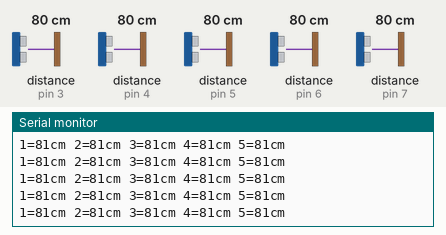
Simulated run of this sketch. Board: Arduino Mega 2560, built with avr-gcc and run on an emulated ATmega2560. On the bench: the last lines printed to the serial monitor. The inputs (shaded band) are chosen by the test bench; at power-on: distance to the obstacle (sensors on pin 3, pin 4, pin 5, pin 6, pin 7) 80 cm. The echo pulse lasts 58.3 µs per cm.

Above: at 1.2 s.
1.3 s: distance to the obstacle (sensor on pin 3) set to 2 cm
At 1.6 s:
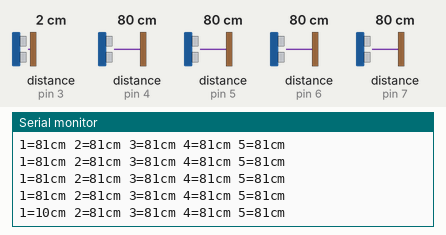
2.8 s: distance to the obstacle (sensor on pin 4) set to 2 cm
At 2.84 s:
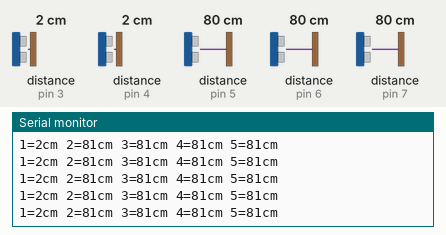
4.3 s: distance to the obstacle (sensor on pin 5) set to 2 cm
At 4.39 s:
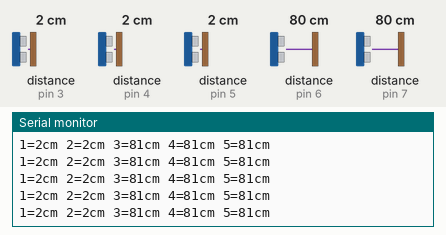
5.8 s: distance to the obstacle (sensor on pin 6) set to 2 cm
At 5.94 s:
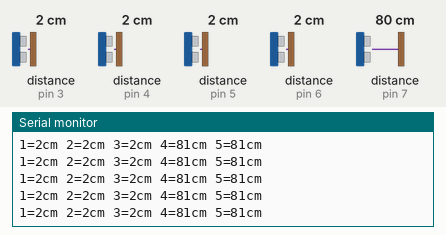
7.3 s: distance to the obstacle (sensor on pin 7) set to 2 cm
At 7.34 s:
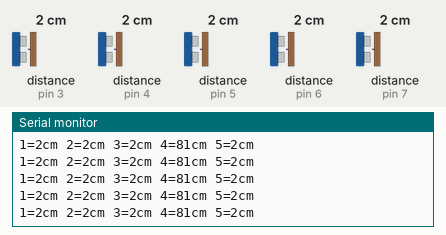
8.8 s: distance to the obstacle (sensor on pin 3) set to 4 cm
At 8.89 s:
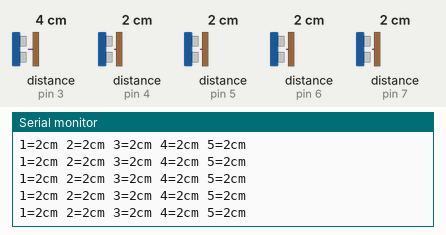
Timing chart, 0 to 11.3 s (numbered marks = the images above; inputs shaded):
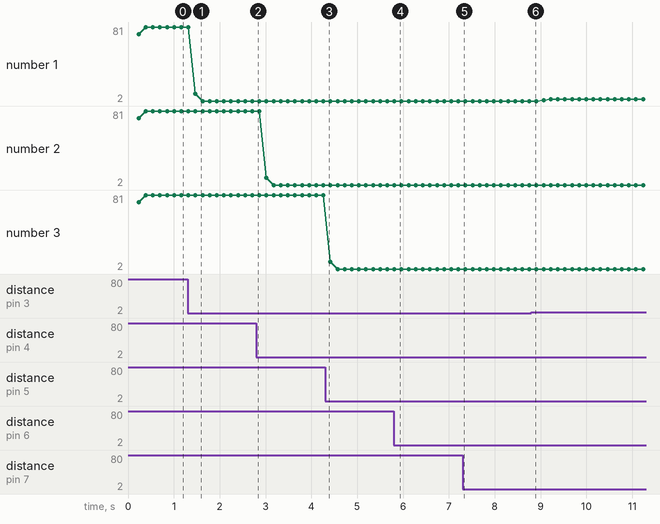

Measured:
- after the input at 1.3 s, the serial monitor: prints a new line after 0.17 s (image 1)

The sketch:

RangeSensorsMatrix.ino
```cpp
// ---------------------------------------------------------------------------
// This example code was used to successfully communicate with 15 ultrasonic sensors. You can adjust
// the number of sensors in your project by changing SONAR_NUM and the number of NewPing objects in the
// "sonar" array. You also need to change the pins for each sensor for the NewPing objects. Each sensor
// is pinged at 33ms intervals. So, one cycle of all sensors takes 495ms (33 * 15 = 495ms). The results
// are sent to the "oneSensorCycle" function which currently just displays the distance data. Your project
// would normally process the sensor results in this function (for example, decide if a robot needs to
// turn and call the turn function). Keep in mind this example is event-driven. Your complete sketch needs
// to be written so there's no "delay" commands and the loop() cycles at faster than a 33ms rate. If other
// processes take longer than 33ms, you'll need to increase PING_INTERVAL so it doesn't get behind.
//
// Arduino Pro Mini ATmega328P 5V 16MHz
//
// MATRIX:
//           1           5            3
//                 4             2
//3,4 monitoring right hand side front distans
//2,1 monitoring left hand side front distans
// 5 checking on stright ahead
// see pictures attached
// ---------------------------------------------------------------------------
#include <NewPing.h>
#include "Filter.h"

#define SONAR_NUM     5 // Number of sensors.
#define MAX_DISTANCE 100 // Maximum distance (in cm) to ping.
#define PING_INTERVAL 31 // Milliseconds between sensor pings (29ms is about the min to avoid cross-sensor echo).

unsigned long pingTimer[SONAR_NUM]; // Holds the times when the next ping should happen for each sensor.
unsigned int cm[SONAR_NUM];         // Where the ping distances are stored.
uint8_t currentSensor = 0;          // Keeps track of which sensor is active.

NewPing sonar[SONAR_NUM] = {     // Sensor object array.
  NewPing(A2, 3, MAX_DISTANCE), //( 4 ) Each sensor's trigger pin, echo pin, and max distance to ping.
  NewPing(A1, 4, MAX_DISTANCE), //( 2 )
  NewPing(A0, 5, MAX_DISTANCE), //( 5 )
  NewPing(12, 7, MAX_DISTANCE), //( 3 )
  NewPing(13, 6, MAX_DISTANCE)  //( 1 )

//  NewPing(11, 8, MAX_DISTANCE),
//  NewPing(10, 9, MAX_DISTANCE)
};

unsigned int filterWeight = 90;
ExponentialFilter<float> FilteredTemperature1(filterWeight, 0);
ExponentialFilter<float> FilteredTemperature2(filterWeight, 0);
ExponentialFilter<float> FilteredTemperature3(filterWeight, 0);
ExponentialFilter<float> FilteredTemperature4(filterWeight, 0);
ExponentialFilter<float> FilteredTemperature5(filterWeight, 0);

ExponentialFilter<float> filters[SONAR_NUM] = {
  FilteredTemperature1,
  FilteredTemperature2,
  FilteredTemperature3,
  FilteredTemperature4,
  FilteredTemperature5
};

void setup() {
  Serial.begin(115200);
  pingTimer[0] = millis() + 75;           // First ping starts at 75ms, gives time for the Arduino to chill before starting.
  for (uint8_t i = 1; i < SONAR_NUM; i++) // Set the starting time for each sensor.
    pingTimer[i] = pingTimer[i - 1] + PING_INTERVAL;
}

void loop() {
  for (uint8_t i = 0; i < SONAR_NUM; i++) { // Loop through all the sensors.
    if (millis() >= pingTimer[i]) {         // Is it this sensor's time to ping?
      pingTimer[i] += PING_INTERVAL * SONAR_NUM;  // Set next time this sensor will be pinged.
      if (i == 0 && currentSensor == SONAR_NUM - 1) oneSensorCycle(); // Sensor ping cycle complete, do something with the results.
      sonar[currentSensor].timer_stop();          // Make sure previous timer is canceled before starting a new ping (insurance).
      currentSensor = i;                          // Sensor being accessed.
      cm[currentSensor] = 0;                      // Make distance zero in case there's no ping echo for this sensor.
      sonar[currentSensor].ping_timer(echoCheck); // Do the ping (processing continues, interrupt will call echoCheck to look for echo).
    }
  }
  // Other code that *DOESN'T* analyze ping results can go here.
}

void echoCheck() { // If ping received, set the sensor distance to array.
  if (sonar[currentSensor].check_timer()) {
    filters[currentSensor].Filter(sonar[currentSensor].ping_result);
    cm[currentSensor] = filters[currentSensor].Current() / US_ROUNDTRIP_CM ;
  }
    // US_ROUNDTRIP_CM;
}

void oneSensorCycle() { // Sensor ping cycle complete, do something with the results.
  // The following code would be replaced with your code that does something with the ping results.
  for (uint8_t i = 0; i < SONAR_NUM; i++) {
    Serial.print(i+1);
    Serial.print("=");
    Serial.print(cm[i]);
    Serial.print("cm ");
  }
  Serial.println();

}
```
